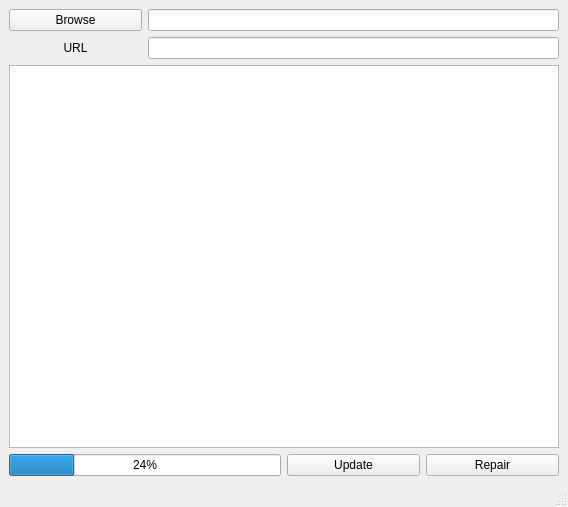
<?xml version="1.0" encoding="UTF-8"?>
<ui version="4.0">
 <class>MainWindow</class>
 <widget class="QMainWindow" name="MainWindow">
  <property name="geometry">
   <rect>
    <x>0</x>
    <y>0</y>
    <width>568</width>
    <height>507</height>
   </rect>
  </property>
  <property name="windowTitle">
   <string>MainWindow</string>
  </property>
  <widget class="QWidget" name="centralwidget">
   <layout class="QGridLayout" name="gridLayout">
    <item row="7" column="3">
     <widget class="QPushButton" name="pushButton_3">
      <property name="text">
       <string>Repair</string>
      </property>
     </widget>
    </item>
    <item row="7" column="2">
     <widget class="QPushButton" name="pushButton_2">
      <property name="text">
       <string>Update</string>
      </property>
     </widget>
    </item>
    <item row="0" column="1" colspan="3">
     <widget class="QLineEdit" name="lineEdit"/>
    </item>
    <item row="1" column="1" colspan="3">
     <widget class="QLineEdit" name="lineEdit_2"/>
    </item>
    <item row="0" column="0">
     <widget class="QPushButton" name="pushButton">
      <property name="text">
       <string>Browse</string>
      </property>
     </widget>
    </item>
    <item row="1" column="0">
     <widget class="QLabel" name="label">
      <property name="text">
       <string>URL</string>
      </property>
      <property name="alignment">
       <set>Qt::AlignCenter</set>
      </property>
     </widget>
    </item>
    <item row="6" column="0" colspan="4">
     <widget class="QListWidget" name="listWidget"/>
    </item>
    <item row="7" column="0" colspan="2">
     <widget class="QProgressBar" name="progressBar">
      <property name="value">
       <number>24</number>
      </property>
     </widget>
    </item>
   </layout>
  </widget>
  <widget class="QStatusBar" name="statusbar"/>
 </widget>
 <resources/>
 <connections/>
</ui>
